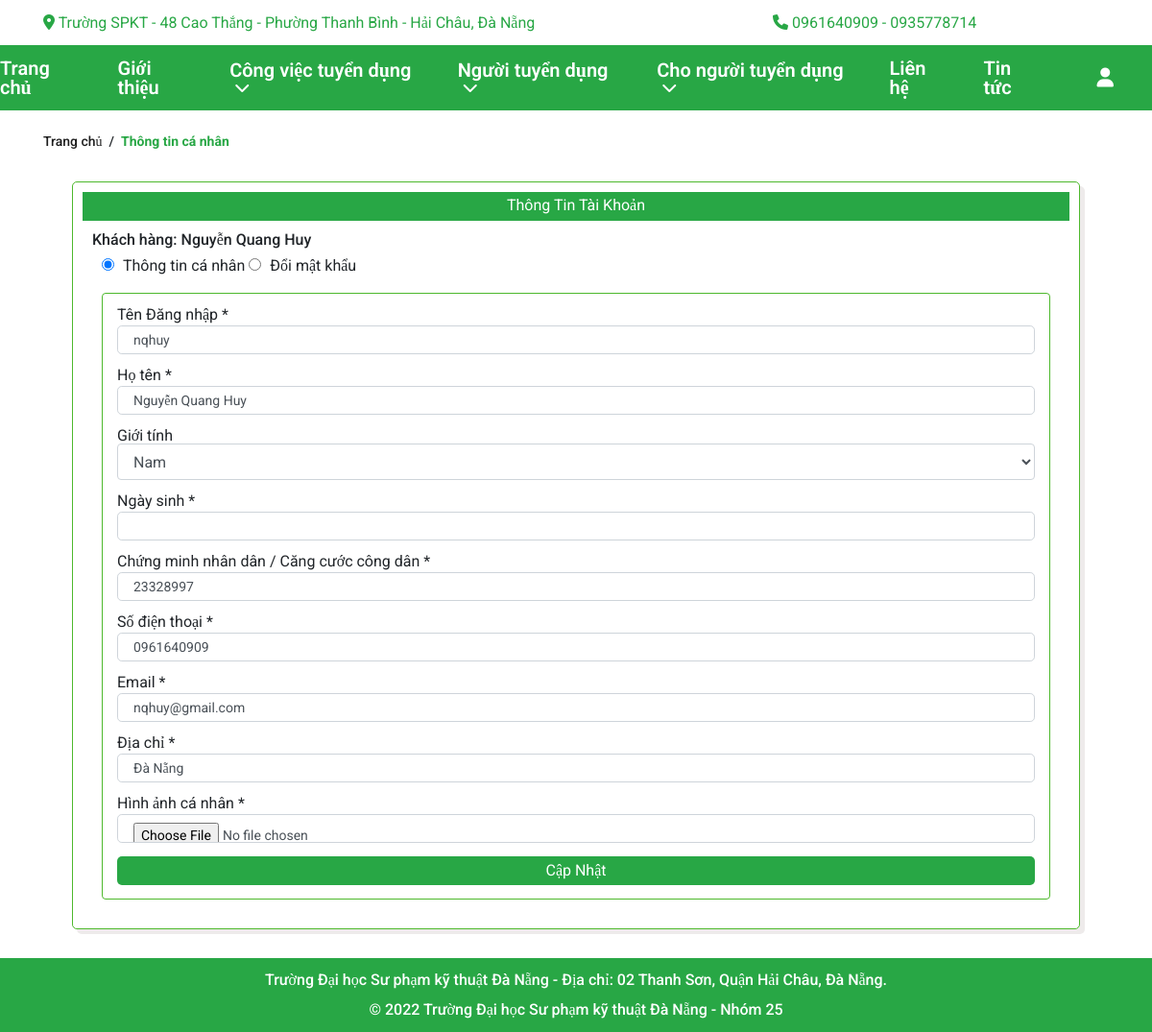
Page /?act=taikhoan&xuli=account (signed in) on the committed database.
### tables this page shows
CREATE TABLE `taikhoan` (
  `maTK` int(10) NOT NULL,
  `maQuyen` int(11) NOT NULL,
  `taiKhoan` varchar(50) NOT NULL,
  `matKhau` varchar(50) NOT NULL,
  `hoTen` varchar(255) NOT NULL,
  `gioiTinh` varchar(10) NOT NULL,
  `ngaySinh` varchar(50) NOT NULL,
  `CMND` varchar(20) NOT NULL,
  `SDT` int(11) NOT NULL,
  `email` varchar(255) NOT NULL,
  `diaChi` varchar(255) NOT NULL,
  `hinhAnh` varchar(255) NOT NULL,
  `trangThai` int(11) NOT NULL,
  `thoiGian` varchar(255) NOT NULL
);

### Controllers/LoginController.php (called while the page is built, shortened)
<?php
require_once("Models/login.php");
class LoginController
{
    var $login_model;
    public function __construct()
    {
        $this->login_model = new Login();
    }
    function account()
    {
        $data = $this->login_model->account();
        require_once('Views/index.php');
    }
}
?>

### Models/connection.php (called while the page is built, shortened)
<?php
    class connection{
        function __construct()
        {
            $severname ="localhost";
            $username ="root";
            $password ="root";
            $db_name ="gtngv";
            $this->conn = new mysqli($severname,$username,$password,$db_name);
        }
    }

### Models/login.php (called while the page is built, shortened)
<?php
class Login extends Model
{
    var $conn;
    function __construct()
    {
        $conn_obj = new connection();
        $this->conn = $conn_obj->conn;
    }
    function account()
    {
        $id = $_SESSION['login']['maTK'];
        return $this->conn->query("SELECT * from taikhoan where maTK = $id")->fetch_assoc();
    }
}

### Views/login/infoedit.php (the view, shortened to what this page needs)
<section id ="main">
    <div class="container ">
        <div class="break-crumb">
            <div class="break-crumb__head">
                <div class="home">
                    <a href="#">
                        <span>Trang chủ</span>
                    </a>
                        <span class="mr_lr">&nbsp;/ &nbsp;</span>
                </div>
                <div>
                    <strong>
                        <span>Thông tin cá nhân</span>
                    </strong>
                </div>
            </div>
        </div>
        <div class="container-infor">
            <?php if(isset($data)) {
                ?>
                <label class="container-infor__title">Thông Tin Tài Khoản</label>
                <h2 class ="container-infor__name">Khách hàng: <span><?= $data['hoTen'] ?></span></h2>
                <input checked="true" class= "infoChange-type" type="radio" name="radio-changeInfor" id="radio-changeInfor" style="margin-left: 20px;">
                <label for="radio-changeInfor">
                    <span>Thông tin cá nhân </span>
                </label>
                <input class= "infoChange-type" type="radio" name="radio-changeInfor" id="radio-changePass"  <?php if (isset($_COOKIE['doimk'])) { echo 'checked="true"';}?>>
                <label for="radio-changePass">
                    <span> Đổi mật khẩu </span>
                </label>
                <form  action="?act=taikhoan&xuli=updateinfo" class="container-inforChange  container-inforp" method="POST" enctype="multipart/form-data">
                    <fieldset class="container-infor__item name-login">
                        <label>Tên Đăng nhập</label>
                        <span class="required">*</span>
                        <input id="nameLogin" name = "taiKhoan" type="text" value="<?= $data['taiKhoan']?>" class="form-control form-control-lg edit  " placeholder=""/>
                    </fieldset>
                    <fieldset class="container-infor__item">
                        <label>Họ tên</label>
                        <span class="required">*</span>
                        <input type="text" name ="hoTen" value ="<?= $data['hoTen'] ?>"class="form-control form-control-lg edit" placeholder=""/>
                    </fieldset>
                    <fieldset class="container-infor__item">
                        <label>Giới tính</label>
                        <select class="form-control" name ="gioiTinh" value ="<?= $data['gioiTinh'] ?>">
                            <option>Nam</option>
                        </select>
                    </fieldset>
                    <fieldset class="container-infor__item">
                        <label>Ngày sinh</label>
                        <span class="required">*</span>
                        <input type="text" name ="ngaySinh" value ="<?= $data['ngaySinh'] ?>"class="form-control form-control-lg edit" placeholder=""/>
                    </fieldset>
                    <fieldset class="container-infor__item">
                        <label>Chứng minh nhân dân / Căng cước công dân</label>
                        <span class="required">*</span>
                        <input type="text" name ="CMND" value ="<?= $data['CMND'] ?>"class="form-control form-control-lg edit" placeholder=""/>
                    </fieldset>
                    <fieldset class="container-infor__item">
                        <label>Số điện thoại </label>
                        <span class="required">*</span>
                        <input type="tel" name ="SDT" value="0<?= $data['SDT']?>" class="form-control form-control-lg edit" placeholder=""/>
                    </fieldset>
                    <fieldset class="container-infor__item">
                        <label>Email </label>
                        <span class="required">*</span>
                        <input type="email" name ="email" value="<?= $data['email']?>" class="form-control form-control-lg edit" placeholder=""/>
                    </fieldset>
                    <fieldset class="container-infor__item">
                        <label>Địa chỉ </label>
                        <span class="required">*</span>
                        <input type="text" name = "diaChi" value="<?= $data['diaChi']?>" class="form-control form-control-lg edit" placeholder=""/>
                    </fieldset>
                    <fieldset class="container-infor__item">
                        <label>Hình ảnh cá nhân </label>
                        <span class="required">*</span>
                        <input type="file" name = "hinhAnh" class="form-control form-control-lg edit" placeholder=""/>
                    </fieldset>
                    <div class="container-infor__item">
                        <input class="btn-edit" type="submit" value="Cập Nhật" name="submit">
                    </div>
            </form>
            <?php }
            else {
                echo "khong lay dc ";
            }
            ?>
        </div>
    </div>
</section>

### Publics/css/style.css (style rules this page uses)
:root { --cl-backad:#f7f8fb; --cl-textad :#858796; --cl-green: #4eb92d; --cl-red: #ed1b36; --cl-orange: #f1975f; --cl-text: #686868; --cl-title: #1e1e1e; --cl-primary: #28a745; --cl-textprimary: #28a745; }
body { box-sizing: border-box; overflow-x: hidden; font-family: 'Roboto', 'sans-serif'; display: table; }
html { font-size: 62.5%; line-height: 1.6; height: 100%; }
a { color: #1e1e1e; }
html, body { width: 100%; height: 100%; }
#main { height: 70%; }

### Publics/css/login.css (style rules this page uses)
.break-crumb__head { font-size: 14px; line-height: 24px; font-weight: 500; display: flex; margin-bottom: 12px; }
.break-crumb__head strong span { color :var(--cl-primary); }
.container-infor { border-radius: 5px; margin: 30px; padding: 10px; border: 1px solid var(--cl-primary); box-shadow: 5px 5px rgb(238, 235, 235); }
.container-infor__item { margin: 14px 15px; }
.container-infor__item input { margin-top: 3px; }
.container-infor__item .edit { font-size: 14px !important; }
.btn-edit { background-color: var(--cl-primary); display: block; width: 100%; outline: none; border: none; height: 30px; color:#ffff; border-radius: 5px; }
.container-infor__title { color:#ffff; text-align: center; line-height: 1.8rem; height: 30px; width: 100%; background-color: var(--cl-primary); }
.container-infor__name { margin: 10px; }
.container-inforChange { margin: 20px; }
.infoChange-type { margin-right: 5px; }
.container-pass,.container-inforp { border: var(--cl-primary) 1px solid; border-radius: 4px; display: none; }
#radio-changeInfor:checked ~ .container-inforp { display: block; }

### Publics/css/work.css (style rules this page uses)
.container-infor { border-radius: 5px; margin: 30px; padding: 10px; border: 1px solid var(--cl-green); box-shadow: 5px 5px rgb(238, 235, 235); }
.container-infor__item { margin: 14px 15px; }
.container-infor__item input { margin-top: 3px; height: 30px; }
.container-infor__item .edit { font-size: 14px !important; }
.container-infor__name { margin: 10px; }
input[type="radio"]:checked { content: ''; color: var(--cl-green); background:var(--cl-green); }
.container-inforChange { margin: 20px; }
.infoChange-type { margin-right: 5px; }
.container-pass,.container-inforp { border: var(--cl-green) 1px solid; border-radius: 4px; display: none; }
#radio-changeInfor:checked ~ .container-inforp { display: block; }

### rows in the picture
taikhoan: hoTen "Nguyễn Quang Huy", taiKhoan "nqhuy", gioiTinh "Nam", CMND "23328997", SDT "0961640909", email "nqhuy@gmail.com", diaChi "Đà Nẵng"
